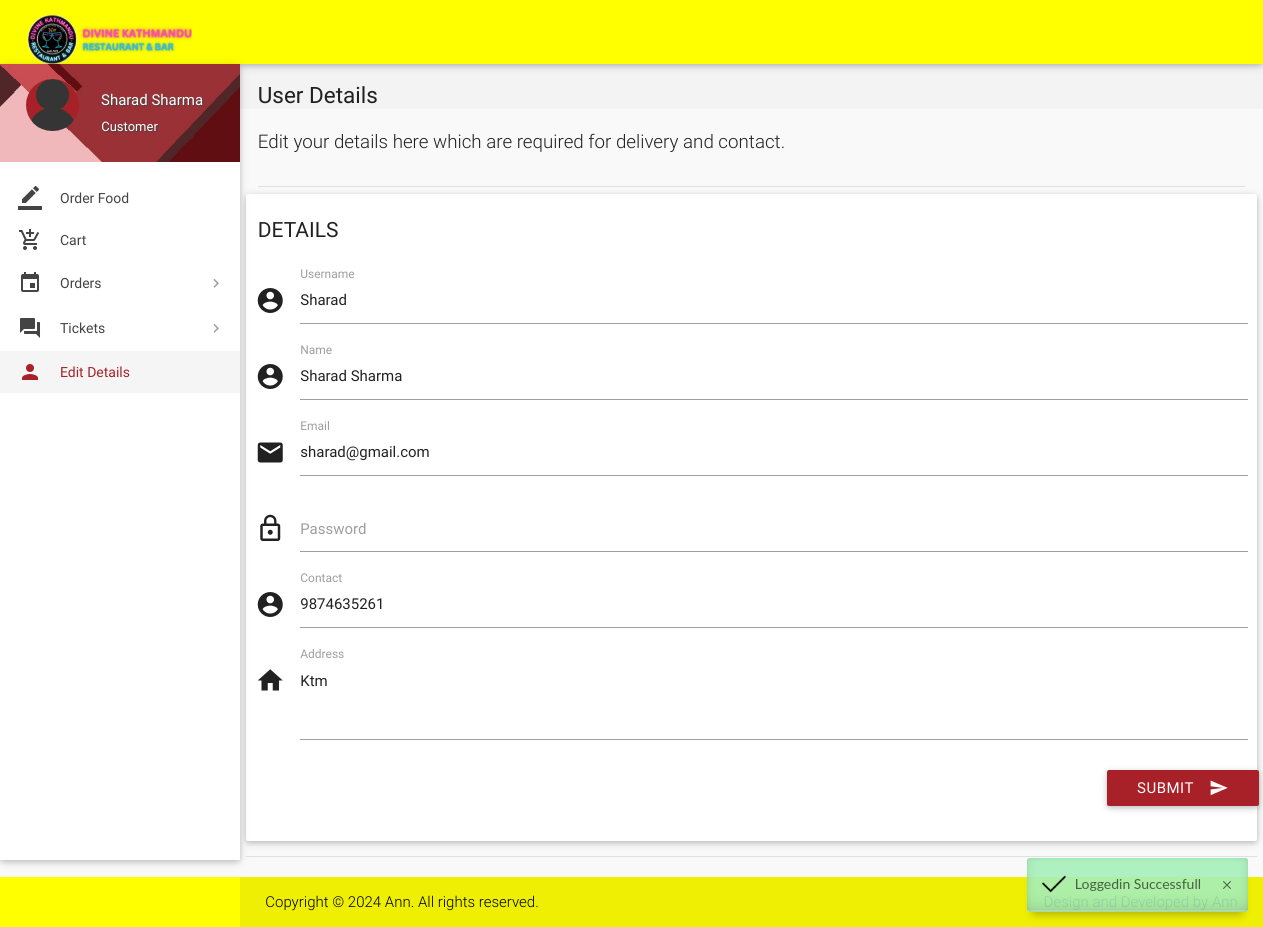
The page /details.php (signed in) on the database its author committed.
### tables this page shows
CREATE TABLE `users` (
  `id` int(11) NOT NULL,
  `role` varchar(15) NOT NULL DEFAULT 'Customer',
  `name` varchar(15) NOT NULL,
  `username` varchar(10) NOT NULL,
  `password` varchar(255) NOT NULL,
  `email` varchar(35) DEFAULT NULL,
  `address` varchar(300) DEFAULT NULL,
  `contact` bigint(11) NOT NULL,
  `verified` tinyint(1) NOT NULL DEFAULT 0,
  `deleted` tinyint(4) NOT NULL DEFAULT 0
);

### includes/connect.php (called while the page is built, shortened)
<?php
$role = $_SESSION['role'];
?>

### details.php (the view, shortened to what this page needs)
<?php
include 'includes/connect.php';
$user_id = $_SESSION['user_id'];
$result = mysqli_query($con, "SELECT * FROM users where id = $user_id");
while($row = mysqli_fetch_array($result)){
$name = $row['name'];
$address = $row['address'];
$contact = $row['contact'];
$email = $row['email'];
$username = $row['username'];
}
	if($_SESSION['customer_sid']==session_id())
	{
		?>
  <link rel="stylesheet" href="./alerts/dist/css/iziToast.min.css">
<!DOCTYPE html>
<html lang="en">
<head>
  <link href="css/materialize.min.css" type="text/css" rel="stylesheet" media="screen,projection">
  <link href="css/style.min.css" type="text/css" rel="stylesheet" media="screen,projection">
  <link href="css/custom/custom.min.css" type="text/css" rel="stylesheet" media="screen,projection">
  <link href="js/plugins/perfect-scrollbar/perfect-scrollbar.css" type="text/css" rel="stylesheet" media="screen,projection">
</head>
<body>
  <header id="header" class="page-topbar">
        <div class="navbar-fixed">
            <nav class="navbar-color">
                <div class="nav-wrapper">
                    <ul class="left">
                      <li><h1 class="logo-wrapper"><a href="index.php" class="brand-logo darken-1"><img src="images/materialize-logo.png" alt="logo"></a> <span class="logo-text">Logo</span></h1></li>
                    </ul>
                </div>
            </nav>
        </div>
  </header>
  <div id="main">
    <div class="wrapper">
      <aside id="left-sidebar-nav">
        <ul id="slide-out" class="side-nav fixed leftside-navigation">
            <li class="user-details cyan darken-2">
            <div class="row">
                <div class="col col s4 m4 l4">
                    <img src="images/avatar.jpg" alt="" class="circle responsive-img valign profile-image">
                </div>
                <div class="col col s8 m8 l8">
                    <a class="btn-flat dropdown-button waves-effect waves-light white-text profile-btn" href="#" data-activates="profile-dropdown"><?php echo $name;?> <i class="mdi-navigation-arrow-drop-down right"></i></a>
                    <p class="user-roal"><?php echo $role;?></p>
                </div>
            </div>
            </li>
            <li class="bold"><a href="index.php" class="waves-effect waves-cyan"><i class="mdi-editor-border-color"></i> Order Food</a>
            </li>
            <li class="bold"><a href="cart.php" class="waves-effect waves-cyan"><i class="mdi-action-add-shopping-cart"></i> Cart</a>
            </li>
                <li class="no-padding">
                    <ul class="collapsible collapsible-accordion">
                        <li class="bold"><a class="collapsible-header waves-effect waves-cyan"><i class="mdi-editor-insert-invitation"></i> Orders</a>
                        </li>
                    </ul>
                </li>
                <li class="no-padding">
                    <ul class="collapsible collapsible-accordion">
                        <li class="bold"><a class="collapsible-header waves-effect waves-cyan"><i class="mdi-action-question-answer"></i> Tickets</a>
                        </li>
                    </ul>
                </li>
            <li class="bold active"><a href="details.php" class="waves-effect waves-cyan"><i class="mdi-social-person"></i> Edit Details</a>
            </li>
        </ul>
        </aside>
      <section id="content">
        <div id="breadcrumbs-wrapper">
          <div class="container">
            <div class="row">
              <div class="col s12 m12 l12">
                <h5 class="breadcrumbs-title">User Details</h5>
              </div>
            </div>
          </div>
        </div>
        <div class="container">
          <p class="caption">Edit your details here which are required for delivery and contact.</p>
          <div class="divider"></div>
            <div class="row">
              <div class="col s12 m4 l3">
                <h4 class="header">Details</h4>
              </div>
<div>
                <div class="card-panel">
                  <div class="row">
                    <form class="formValidate" id="formValidate" method="post" action="routers/details-router" novalidate="novalidate"class="col s12">
                      <div class="row">
                        <div class="input-field col s12">
                          <i class="mdi-action-account-circle prefix"></i>
                          <input name="username" id="username" type="text" value="<?php echo $username;?>" data-error=".errorTxt1">
                          <label for="username" class="">Username</label>
                        </div>
                      </div>
                      <div class="row">
                        <div class="input-field col s12">
                          <i class="mdi-action-account-circle prefix"></i>
                          <input name="name" id="name" type="text" value="<?php echo $name;?>" data-error=".errorTxt2">
                          <label for="name" class="">Name</label>
                        </div>
                      </div>
                      <div class="row">
                        <div class="input-field col s12">
                          <i class="mdi-communication-email prefix"></i>
                          <input name="email" id="email" type="email" value="<?php echo $email;?>" data-error=".errorTxt3">
                          <label for="email" class="">Email</label>
                        </div>
                      </div>
                      <div class="row">
                        <div class="input-field col s12">
                          <i class="mdi-action-lock-outline prefix"></i>
                          <input name="password" id="password" type="password" data-error=".errorTxt4">
                          <label for="password" class="">Password</label>
                        </div>
                      </div>
                      <div class="row">
                        <div class="input-field col s12">
                          <i class="mdi-action-account-circle prefix"></i>
                          <input name="phone" id="phone" type="number" value="<?php echo $contact;?>" data-error=".errorTxt5">
                          <label for="phone" class="">Contact</label>
                        </div>
                      </div>
                      <div class="row">
                        <div class="input-field col s12">
                          <i class="mdi-action-home prefix"></i>
                          <textarea name="address" id="address" class="materialize-textarea validate" data-error=".errorTxt6"><?php echo $address;?></textarea>
                          <label for="address" class="">Address</label>
                        </div>
                        <div class="row">
                          <div class="input-field col s12">
                            <button class="btn cyan waves-effect waves-light right" type="submit" name="action">Submit
                              <i class="mdi-content-send right"></i>
                            </button>
                          </div>
                        </div>
                      </div>
                    </form>
                  </div>
                </div>
              </div>
            <div class="divider"></div>
          </div>
      </section>
    </div>
  </div>
  <footer class="page-footer">
    <div class="footer-copyright">
      <div class="container">
        <span>Copyright © 2024 <a class="grey-text text-lighten-4" href="#" target="_blank"> Ann.</a> All rights reserved.</span>
        <span class="right"> Design and Developed by <a class="grey-text text-lighten-4" href="#">Ann</a></span>
        </div>
    </div>
  </footer>
</body>
</html>
<?php
	}
?>
<?php
include './includes/alert.php';
?>

### details.php (style rules this page uses)
.input-field label.active { width:100%; }

### rows shown on the page
users: name "Sharad Sharma", username "Sharad", email "sharad@gmail.com", phone "9874635261", address "Ktm"

### other values the page prints
$role "Customer"
